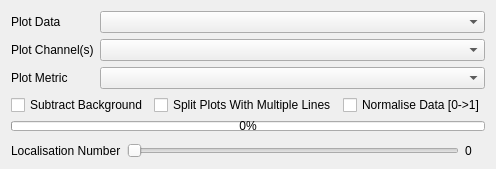
         <widget class="QWidget" name="view_tab_2">
          <attribute name="title">
           <string>View Traces</string>
          </attribute>
          <layout class="QVBoxLayout" name="verticalLayout_10">
           <item>
            <layout class="QFormLayout" name="formLayout_12">
             <item row="0" column="0">
              <widget class="QLabel" name="label_40">
               <property name="text">
                <string>Plot Data</string>
               </property>
              </widget>
             </item>
             <item row="0" column="1">
              <widget class="QComboBox" name="plot_data">
               <property name="sizePolicy">
                <sizepolicy hsizetype="MinimumExpanding" vsizetype="Fixed">
                 <horstretch>0</horstretch>
                 <verstretch>0</verstretch>
                </sizepolicy>
               </property>
              </widget>
             </item>
             <item row="1" column="0">
              <widget class="QLabel" name="label_62">
               <property name="text">
                <string>Plot Channel(s)</string>
               </property>
              </widget>
             </item>
             <item row="1" column="1">
              <widget class="QComboBox" name="plot_channel">
               <property name="sizePolicy">
                <sizepolicy hsizetype="MinimumExpanding" vsizetype="Fixed">
                 <horstretch>0</horstretch>
                 <verstretch>0</verstretch>
                </sizepolicy>
               </property>
              </widget>
             </item>
             <item row="2" column="0">
              <widget class="QLabel" name="label_41">
               <property name="text">
                <string>Plot Metric</string>
               </property>
              </widget>
             </item>
             <item row="2" column="1">
              <widget class="QComboBox" name="plot_metric"/>
             </item>
            </layout>
           </item>
           <item>
            <layout class="QGridLayout" name="gridLayout_18">
             <item row="0" column="2">
              <widget class="QCheckBox" name="normalise_plots">
               <property name="text">
                <string>Normalise Data [0-&gt;1]</string>
               </property>
              </widget>
             </item>
             <item row="0" column="1">
              <widget class="QCheckBox" name="split_plots">
               <property name="text">
                <string>Split Plots With Multiple Lines</string>
               </property>
              </widget>
             </item>
             <item row="0" column="0">
              <widget class="QCheckBox" name="subtract_background">
               <property name="text">
                <string>Subtract Background</string>
               </property>
              </widget>
             </item>
            </layout>
           </item>
           <item>
            <widget class="QProgressBar" name="plot_compute_progress">
             <property name="sizePolicy">
              <sizepolicy hsizetype="Preferred" vsizetype="Fixed">
               <horstretch>0</horstretch>
               <verstretch>0</verstretch>
              </sizepolicy>
             </property>
             <property name="maximumSize">
              <size>
               <width>16777215</width>
               <height>10</height>
              </size>
             </property>
             <property name="value">
              <number>0</number>
             </property>
            </widget>
           </item>
           <item>
            <widget class="QWidget" name="graph_container" native="true">
             <property name="sizePolicy">
              <sizepolicy hsizetype="MinimumExpanding" vsizetype="Expanding">
               <horstretch>0</horstretch>
               <verstretch>0</verstretch>
              </sizepolicy>
             </property>
             <property name="minimumSize">
              <size>
               <width>50</width>
               <height>0</height>
              </size>
             </property>
             <property name="toolTipDuration">
              <number>0</number>
             </property>
            </widget>
           </item>
           <item>
            <layout class="QGridLayout" name="gridLayout_5">
             <item row="0" column="0">
              <widget class="QLabel" name="label_43">
               <property name="text">
                <string>Localisation Number</string>
               </property>
              </widget>
             </item>
             <item row="0" column="1">
              <widget class="QSlider" name="plot_localisation_number">
               <property name="orientation">
                <enum>Qt::Horizontal</enum>
               </property>
              </widget>
             </item>
             <item row="0" column="2">
              <widget class="QLabel" name="plot_localisation_number_label">
               <property name="sizePolicy">
                <sizepolicy hsizetype="Minimum" vsizetype="Preferred">
                 <horstretch>0</horstretch>
                 <verstretch>0</verstretch>
                </sizepolicy>
               </property>
               <property name="minimumSize">
                <size>
                 <width>20</width>
                 <height>0</height>
                </size>
               </property>
               <property name="text">
                <string>0</string>
               </property>
              </widget>
             </item>
            </layout>
           </item>
           <item>
            <layout class="QGridLayout" name="traces_channel_selection_layout"/>
           </item>
          </layout>
         </widget>
